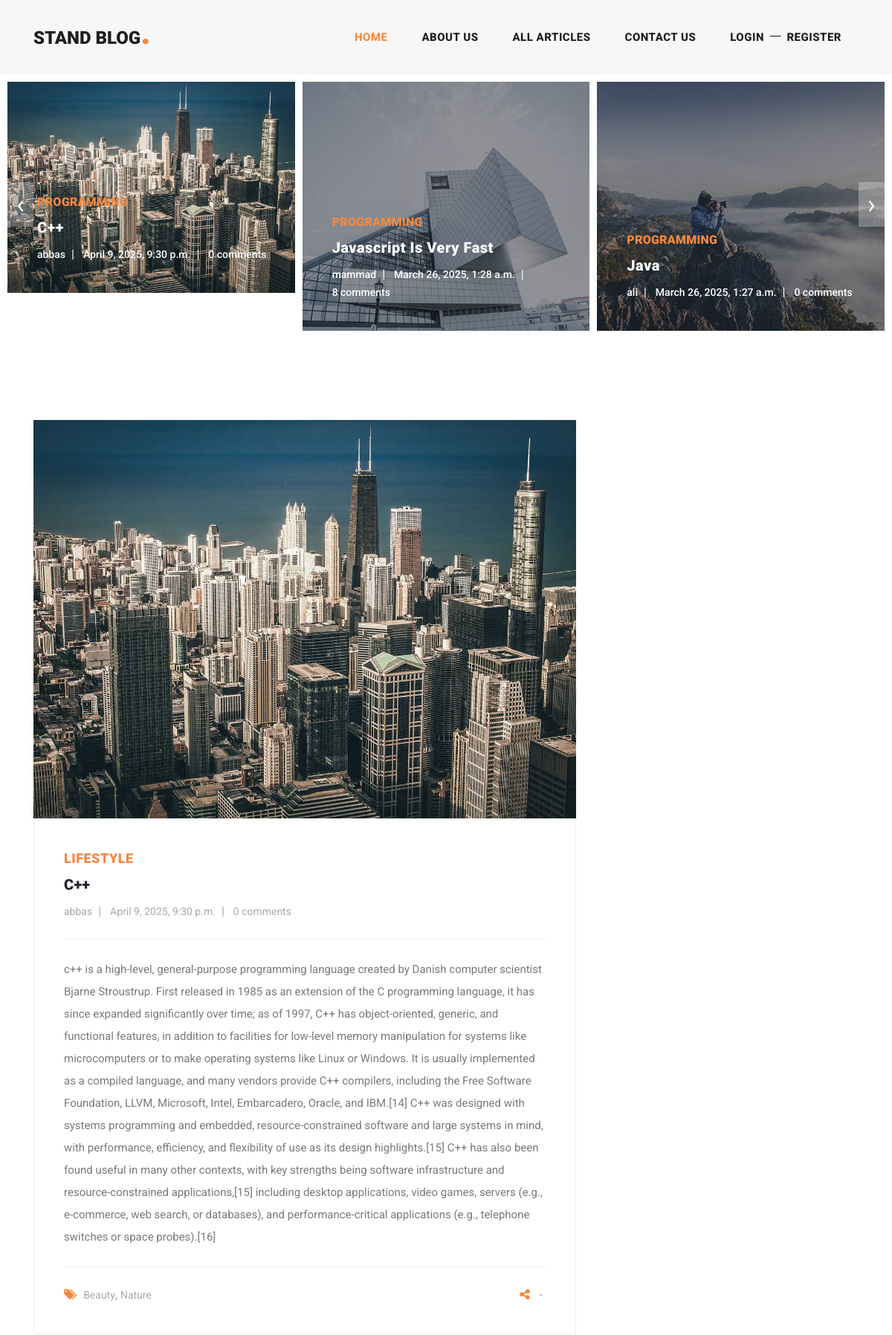
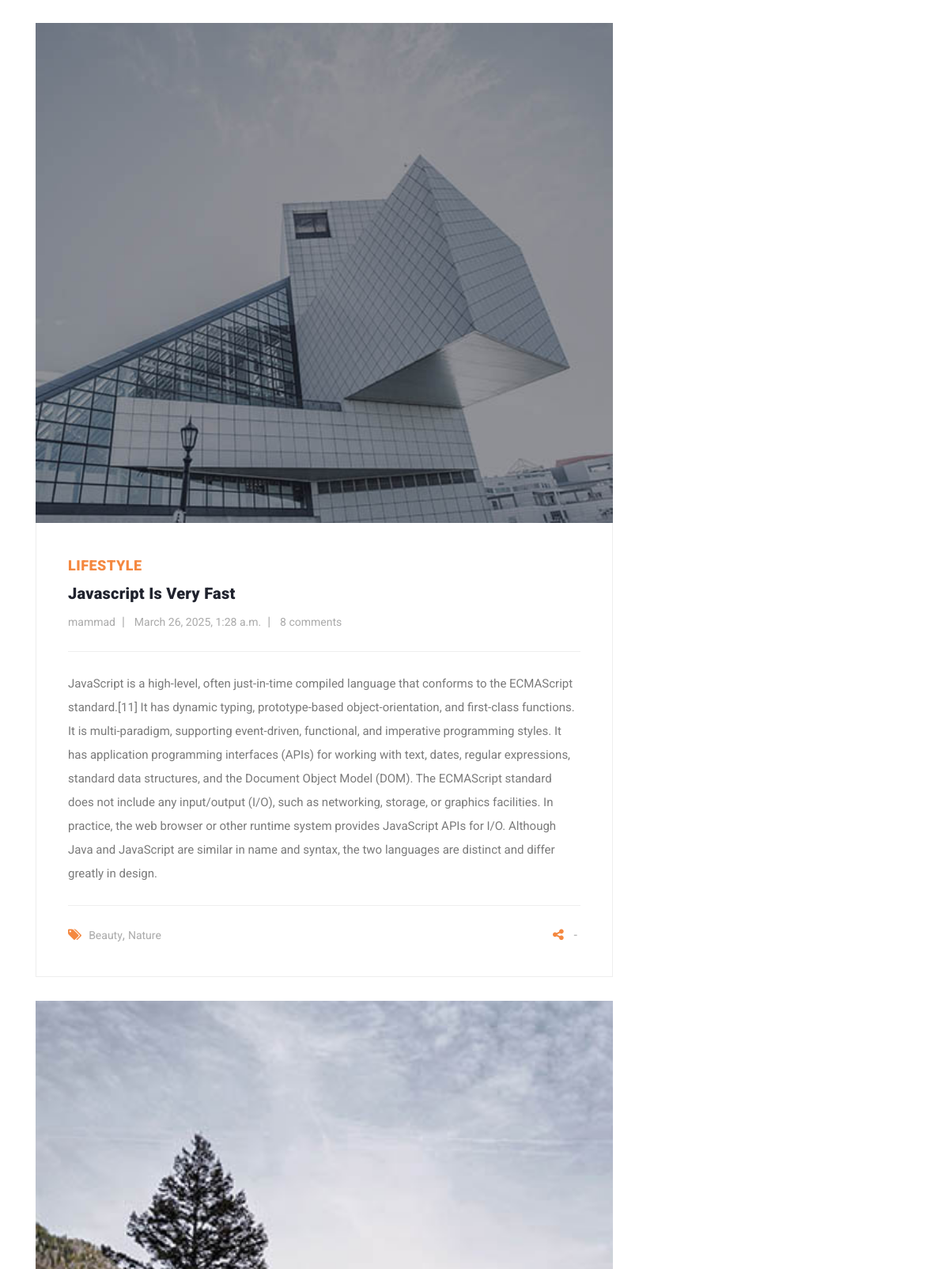
The page / (upper part) on the database its author committed (2 pictures, top to bottom).
### blog/models.py (models this page shows, shortened)
class Article(models.Model):
    author = models.ForeignKey(User , on_delete=models.SET_NULL, null=True , blank=True , related_name='articles')
    title = models.CharField(max_length=80)
    category = models.ManyToManyField(Category , related_name="articles")
    body = models.TextField()
    image = models.ImageField(upload_to='images/articles' , null=True, blank=True)
    created = models.DateTimeField(auto_now_add=True)
    updated = models.DateTimeField(auto_now=True)
    is_published = models.BooleanField(default=True)
    slug = models.SlugField(blank=True , unique=True)
    objects = models.Manager()
    class Meta:
        ordering = ('-updated','-created')
    def get_absolute_url(self):
        return reverse('blog:article_detail', kwargs={'slug': self.slug})

class Category(models.Model):
    title = models.CharField(max_length=100)
    created = models.DateTimeField(auto_now_add=True)

### home/views.py (the view)
# urls.py: 2. Add a URL to urlpatterns:  path('', views.home, name='home')
def home(request):
    articles = Article.objects.all()
    recent_articles = Article.objects.all()[:3]
    return render(request , "home_app/index.html" , {'articles':articles})

### context_processors/context_processors.py (called while the page is built)
def recent_articles(request):
    recent_articles = Article.objects.order_by('-created')
    categories = Category.objects.all()
    return {'recent_articles': recent_articles , "categories": categories}

### home/templates/home_app/index.html (shortened to what this page needs)
{% extends 'base.html' %}
{% load static %}
{% load render_partial %}
{% load social_share %}
{% block content %}
    <div class="main-banner header-text">
      <div class="container-fluid">
        <div class="owl-banner owl-carousel">
            {% for article in articles %}
            	  <div class="item">
            <img src= "{{ article.image.url }}" alt="{{ article.title }}">
            <div class="item-content">
              <div class="main-content">
                <div class="meta-category">
                  <span>{{ article.category.first.title }}</span>
                </div>
                <a href="{{ article.get_absolute_url }}"><h4>{{ article.title }}</h4></a>
                <ul class="post-info">
                  <li><a href="#">{{ article.author.username }}</a></li>
                  <li><a href="#">{{ article.created }}</a></li>
                  <li><a href="#">{{ article.comments.count }} comments</a></li>
                </ul>
              </div>
            </div>
          </div>
            {% endfor %}
        </div>
      </div>
    </div>
    <section class="blog-posts">
      <div class="container">
        <div class="row">
          <div class="col-lg-8">
            <div class="all-blog-posts">
              <div class="row">
                  {% for article in recent_articles %}
                      <div class="col-lg-12">
                  <div class="blog-post">
                    <div class="blog-thumb">
                      <img src= "{{ article.image.url }}" alt="">
                    </div>
                    <div class="down-content">
                      <span>Lifestyle</span>
                      <a href="{{ article.get_absolute_url }}"><h4>{{ article.title }}</h4></a>
                      <ul class="post-info">
                        <li><a href="#">{{ article.author.username }}</a></li>
                        <li><a href="#">{{ article.created }}</a></li>
                        <li><a href="#">{{ article.comments.count }} comments</a></li>
                      </ul>
                        <p>{{ article.body }}</p>
                      <div class="post-options">
                        <div class="row">
                          <div class="col-6">
                            <ul class="post-tags">
                              <li><i class="fa fa-tags"></i></li>
                              <li><a href="#">Beauty</a>,</li>
                              <li><a href="#">Nature</a></li>
                            </ul>
                          </div>
                          <div class="col-6">
                            <ul class="post-share">
                              <li><i class="fa fa-share-alt"></i></li>
                                <li>-</li>
                            </ul>
                          </div>
                        </div>
                      </div>
                    </div>
                  </div>
                </div>
                  {% endfor %}
              </div>
            </div>
          </div>
        </div>
      </div>
    </section>
{% endblock %}

### static/css/templatemo-stand-blog.css (style rules this page uses)
body { font-family: 'Roboto', sans-serif; overflow-x: hidden; text-rendering: optimizeLegibility; -webkit-font-smoothing: antialiased; -moz-osx-font-smoothing: grayscale; }
p { margin-bottom: 0px; font-size: 15px; font-weight: 400; color: #7a7a7a; line-height: 30px; }
a { text-decoration: none!important; }
ul { padding: 0; margin: 0; list-style: none; }
h1,h2,h3,h4,h5,h6 { margin: 0px; }
.main-banner .container-fluid { padding: 0px 10px; margin-bottom: -24px; }
.owl-banner { padding-top: 110px; }
.owl-banner .item { position: relative; }
.owl-banner .item .item-content { position: absolute; bottom: 40px; left: 40px; }
.owl-banner .item .item-content .meta-category span { color: #f48840; font-size: 18px; text-transform: uppercase; font-weight: 900; letter-spacing: 0.25px; }
.owl-banner .item .item-content h4 { font-size: 24px; font-weight: 900; color: #fff; letter-spacing: 0.5px; text-transform: capitalize; margin: 10px 0px 12px 0px; }
.owl-banner .item .item-content ul li { display: inline-block; margin-right: 8px; }
.owl-banner .item .item-content ul li:after { content: '|'; color: #fff; margin-left: 8px; }
.owl-banner .item .item-content ul li:last-child::after { display: none; }
.owl-banner .item .item-content ul li a { font-size: 14px; color: #fff; font-weight: 500; transition: all .3s; }
.blog-posts { margin-top: 100px; }
.blog-posts .blog-post { margin-bottom: 30px; }
.blog-posts .blog-thumb img { width: 100%; overflow: hidden; }
.blog-posts .down-content { padding: 40px; border-right: 1px solid #eee; border-left: 1px solid #eee; border-bottom: 1px solid #eee; }
.blog-posts .down-content span { font-size: 18px; text-transform: uppercase; letter-spacing: 0.5px; font-weight: 900; color: #f48840; }
.blog-posts .down-content h4 { font-size: 24px; text-transform: capitalize; letter-spacing: 0.5px; font-weight: 900; color: #20232e; margin: 10px 0px 12px 0px; }
.blog-posts .down-content ul.post-info li { display: inline-block; margin-right: 8px; }
.blog-posts .down-content ul.post-info li:after { content: '|'; color: #aaa; margin-left: 8px; }
.blog-posts .down-content h4 { font-size: 20px; letter-spacing: 0.25px; }
.blog-posts .down-content ul.post-info li:last-child::after { display: none; }
.blog-posts .down-content ul.post-info li a { font-size: 14px; color: #aaa; font-weight: 400; transition: all .3s; }
.blog-posts .down-content p { padding: 25px 0px; margin: 25px 0px; border-top: 1px solid #eee; border-bottom: 1px solid #eee; }
.blog-posts .down-content ul.post-share { text-align: right; }
.blog-posts .down-content ul.post-tags li, .blog-posts .down-content ul.post-share li { display: inline-block; }
.blog-posts .down-content ul.post-tags li:first-child i, .blog-posts .down-content ul.post-share li:first-child i { color: #f48840; margin-right: 5px; }
.blog-posts .down-content ul.post-tags li, .blog-posts .down-content ul.post-share li { color: #aaa; }
.blog-posts .down-content ul.post-tags li a, .blog-posts .down-content ul.post-share li a { font-size: 14px; color: #aaa; font-weight: 400; transition: all .3s; }
@media (max-width: 1250px) { .owl-banner .item .item-content .meta-category span { font-size: 16px; } }
@media (max-width: 1250px) { .owl-banner .item .item-content h4 { font-size: 20px; } }

### rows shown on the page
Article: image (picture), category.first "PROGRAMMING", title "C++", author.username "abbas", created "April 9, 2025, 9:30 p.m.", comments.count "0", body "c++ is a high-level, general-purpose programming language created by Danish computer scientist Bjarne Stroustrup. First released in 1985 as an extension of the C programming language, it has since expanded significantly over time; as of 1997, C++ has object-oriented, generic, and functional features, in addition to facilities for low-level memory manipulation for systems like microcomputers or to make operating systems like Linux or Windows. It is usually implemented as a compiled language, and many vendors provide C++ compilers, including the Free Software Foundation, LLVM, Microsoft, Intel, Embarcadero, Oracle, and IBM.[14] C++ was designed with systems programming and embedded,…"
Article: image (picture), category.first "PROGRAMMING", title "Javascript Is Very Fast", author.username "mammad", created "March 26, 2025, 1:28 a.m.", comments.count "8", body "JavaScript is a high-level, often just-in-time compiled language that conforms to the ECMAScript standard.[11] It has dynamic typing, prototype-based object-orientation, and first-class functions. It is multi-paradigm, supporting event-driven, functional, and imperative programming styles. It has application programming interfaces (APIs) for working with text, dates, regular expressions, standard data structures, and the Document Object Model (DOM). The ECMAScript standard does not include any input/output (I/O), such as networking, storage, or graphics facilities. In practice, the web browser or other runtime system provides JavaScript APIs for I/O. Although Java and JavaScript are similar…"
Article: image (picture), category.first "PROGRAMMING", title "Java", author.username "ali", created "March 26, 2025, 1:27 a.m.", comments.count "0"
Article: image (picture)
